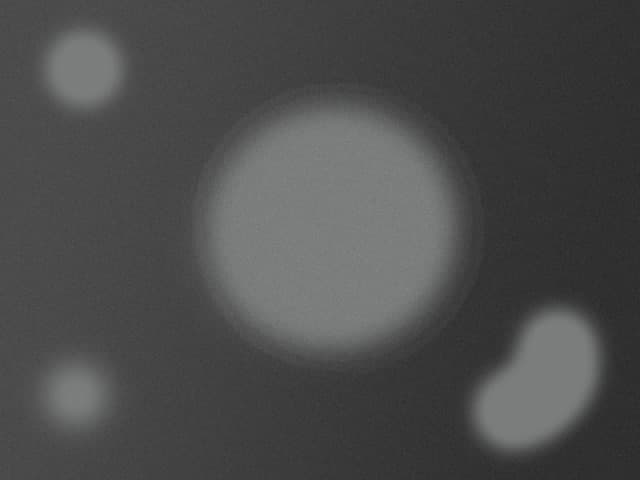
#> input picture image_data/test_photo.bmp, 640 x 480 px
$ python Mask.py
#> lines starting #> are read from the running program, lines starting #| are printed output that depends on the picture; after the words box and inside, x2 and y2 are one past the last pixel; in counts of white or black regions, pixels touching at a corner belong together
from copy import deepcopy

import cv2 as cv
import numpy as np
from PIL import Image
import math
import time


def input_params() -> dict:
    """
    Function for data entry

    Returns:
         Parameter's dictionary
    """
    params = {'input': cv.imread(input("Enter input file's path: ")),
              'output': input("Enter output path: "),
              'xc': input("x = "),
              'yc': input("y = "),
              'delta_min': [int(elem) if elem.isdigit() else 0 for elem in
                            input("Enter color's delta_min like '[0-255] [0-255] [0-255]': ").split(" ")],
              'delta_max': [int(elem) if elem.isdigit() else 255 for elem in
                            input("Enter color's delta_max like '[0-255] [0-255] [0-255]': ").split(" ")],
              'color': [int(elem) if elem.isdigit() else 255 for elem in
                        input("Enter color like '[0-255] [0-255] [0-255]': ").split(" ")]
              }
    if params['xc'].isdigit():
        params['xc'] = int(params['xc'])
    else:
        params['xc'] = math.ceil(params['input'].shape[1] / 2)
    if params['yc'].isdigit():
        params['yc'] = int(params['yc'])
    else:
        params['yc'] = math.ceil(params['input'].shape[0] / 2)
    params['pixel'] = [params['xc'], [params['yc']]]
    return params


def create_mask(img: np.ndarray, xc: int, yc: int, delta_min: list, delta_max: list):
    """
    создает и возвращает маску
    """
#> called with xc = 320, yc = 240
    mask = np.empty([480, 640, 3], dtype=int)
#> mask: shape (480, 640, 3) int64; every value is 0
    for y in range(img.shape[0]):
        for x in range(img.shape[1]):
            mask[yc][xc] = [0, 0, 0]
    for pixel in rec(img, delta_min, delta_max, [xc, yc]):
#> in rec, `check_pixels = [pixel]`: check_pixels = [[320, 240]]
        mask[pixel[1]][pixel[0]] = [255, 255, 255]
#> this loop made 49709 passes
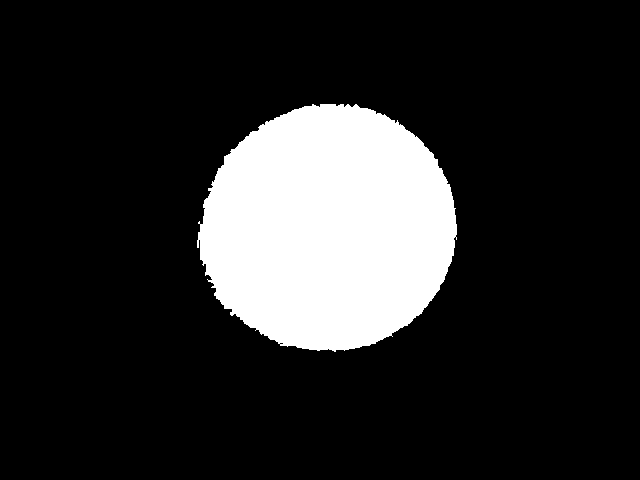
#> mask: shape (480, 640, 3) int64; 16.2% white; 1 white region, box (x1, y1, x2, y2) and area: (197, 104, 457, 352) 49709
    return mask


def rec(img: np.ndarray, delta_min: list, delta_max: list, pixel: list):
    """
    возвращает координаты области
    """
    response = []
    check_pixels = [pixel]
    checked_pixels = {}
    _checked_pixels = []
    while check_pixels:
        deep_copy_check_pixels = deepcopy(check_pixels)
        for pixel in deep_copy_check_pixels:
            if rec_sup(img, delta_min, delta_max, pixel):
                response.append(pixel)
                for x in range(pixel[0] - 1, pixel[0] + 2):
                    for y in range(pixel[1] - 1, pixel[1] + 2):
                        if x == pixel[0] and y == pixel[1]:
                            continue
                        if [x, y] not in check_pixels and x not in checked_pixels.get(y, []):
                            check_pixels.append([x, y])
            if checked_pixels.get(pixel[1]):
                checked_pixels[pixel[1]].append(pixel[0])
            else:
                checked_pixels[pixel[1]] = [pixel[0]]
            check_pixels.remove(pixel)
    return response


def rec_sup(img_arr: np.ndarray, delta_min: list, delta_max: list, pixel: list):
    """
    проверяет цвет пикселя по диапозону
    """
    if 0 <= pixel[0] < img_arr.shape[1] and 0 <= pixel[1] < img_arr.shape[0]:
        if delta_min[2] <= img_arr[pixel[1]][pixel[0]][2] <= delta_max[2]:
            return True
        else:
            return False
    else:
        return False


def main():
    min_color = [0, 0, 90]
    max_color = [255, 255, 150]
    x = 320
    y = 240
    file_path = 'image_data/test_photo.bmp'
    out_path = 'outputs.bmp'
    Image.fromarray(create_mask(cv.imread(file_path), x, y, min_color, max_color).astype(np.uint8)).save(out_path)


if __name__ == '__main__':
    now = time.time()
    main()
    end = time.time()
    print(f"Время работы: {end - now}")
